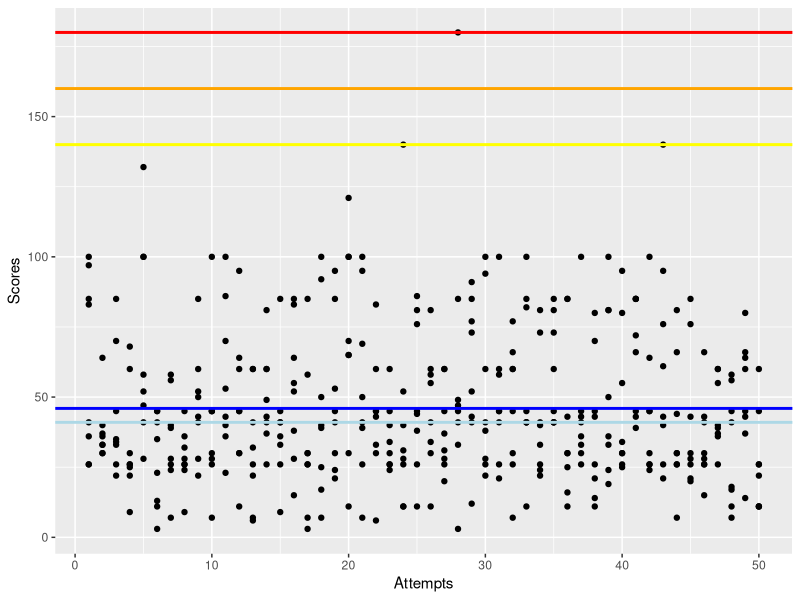

Source code (R):
library(ggplot2)
#Scores1 28NOV16
scores1 <- c(26,33,85,60,41,35,7,26,52,45,53,45,26,43,41,55,30,40,41,121,39,43,30,40,44,60,26,3,12,26,41,45,11,81,41,85,45,43,100,34,72,30,43,66,26,28,36,41,66,11)
#Scores2 16JAN17
scores2 <- c(41,30,33,25,100,23,40,9,50,100,43,45,60,49,85,83,58,17,45,65,50,30,24,52,86,58,28,41,52,100,45,30,45,73,73,25,100,14,50,26,85,45,26,44,21,15,39,45,43,26)
#Scores3 23JAN17
scores3 <- c(85,40,70,9,58,45,26,45,85,7,23,30,22,41,45,28,26,100,95,100,41,45,26,26,81,30,31,180,85,41,60,66,100,26,81,16,33,70,24,30,45,45,140,81,30,41,60,17,60,45)
#Scores4 01FEB17
scores4 <- c(97,36,26,30,28,11,39,26,22,45,86,30,41,37,9,85,85,39,53,70,95,33,26,11,26,34,20,49,41,94,45,60,41,22,60,30,43,45,36,95,39,26,95,7,28,66,26,7,80,11)
#Scores5 06FEB17
scores5 <- c(100,37,45,68,132,41,58,32,41,28,36,95,60,60,36,38,7,92,21,100,26,83,60,28,45,55,45,47,77,60,100,7,85,41,45,43,36,26,19,25,66,64,76,26,76,26,55,58,45,26)
#Scores6 15FEB17
scores6 <- c(36,30,22,22,100,13,24,28,28,45,100,11,32,26,26,64,26,50,30,11,100,6,45,31,11,41,60,85,43,22,26,77,41,40,41,30,26,21,81,55,85,24,21,30,85,26,60,18,64,60)
#Scores7 20FEB17
scores7 <- c(26,64,35,26,47,45,28,24,60,30,40,60,7,60,41,15,30,7,85,65,69,45,34,140,38,81,37,33,73,38,58,60,41,33,41,85,41,80,81,30,85,100,61,30,43,30,40,11,37,22)
#Scores8 22FEB17
scores8 <- c(83,33,34,26,52,3,56,36,43,26,70,64,6,81,33,52,3,25,24,30,7,60,40,11,76,11,60,45,91,28,21,26,82,24,85,11,30,11,33,80,43,26,40,26,20,43,37,56,14,11)

scores <- c(scores1,scores2,scores3,scores4,scores5,scores6,scores7,scores8)

ScoreTable <- data.frame(1:50,scores1,scores2,scores3,scores4,scores5,scores6,scores7,scores8)
colnames(ScoreTable)[1] <- 'Attempts'

ScoreTable2 <- as.data.frame(rbind(scores1,scores2,scores3,scores4,scores5,scores6,scores7))

gg <- ggplot(ScoreTable,aes(Attempts))
gg <- gg + geom_point(aes(y=scores1))
gg <- gg + geom_point(y=scores2)
gg <- gg + geom_point(y=scores3)
gg <- gg + geom_point(y=scores4)
gg <- gg + geom_point(y=scores5)
gg <- gg + geom_point(y=scores6)
gg <- gg + geom_point(y=scores7)
gg <- gg + geom_point(y=scores8)
gg <- gg + geom_hline(color='blue', yintercept =  mean(scores), size = 1)
gg <- gg + geom_hline(color='lightblue', yintercept =  median(scores), size = 1)
gg <- gg + geom_hline(color='yellow', yintercept =  140, size = 1)
gg <- gg + geom_hline(color='orange', yintercept =  160, size = 1)
gg <- gg + geom_hline(color='red', yintercept =  180, size = 1)
gg <- gg + labs(y='Scores')
gg
